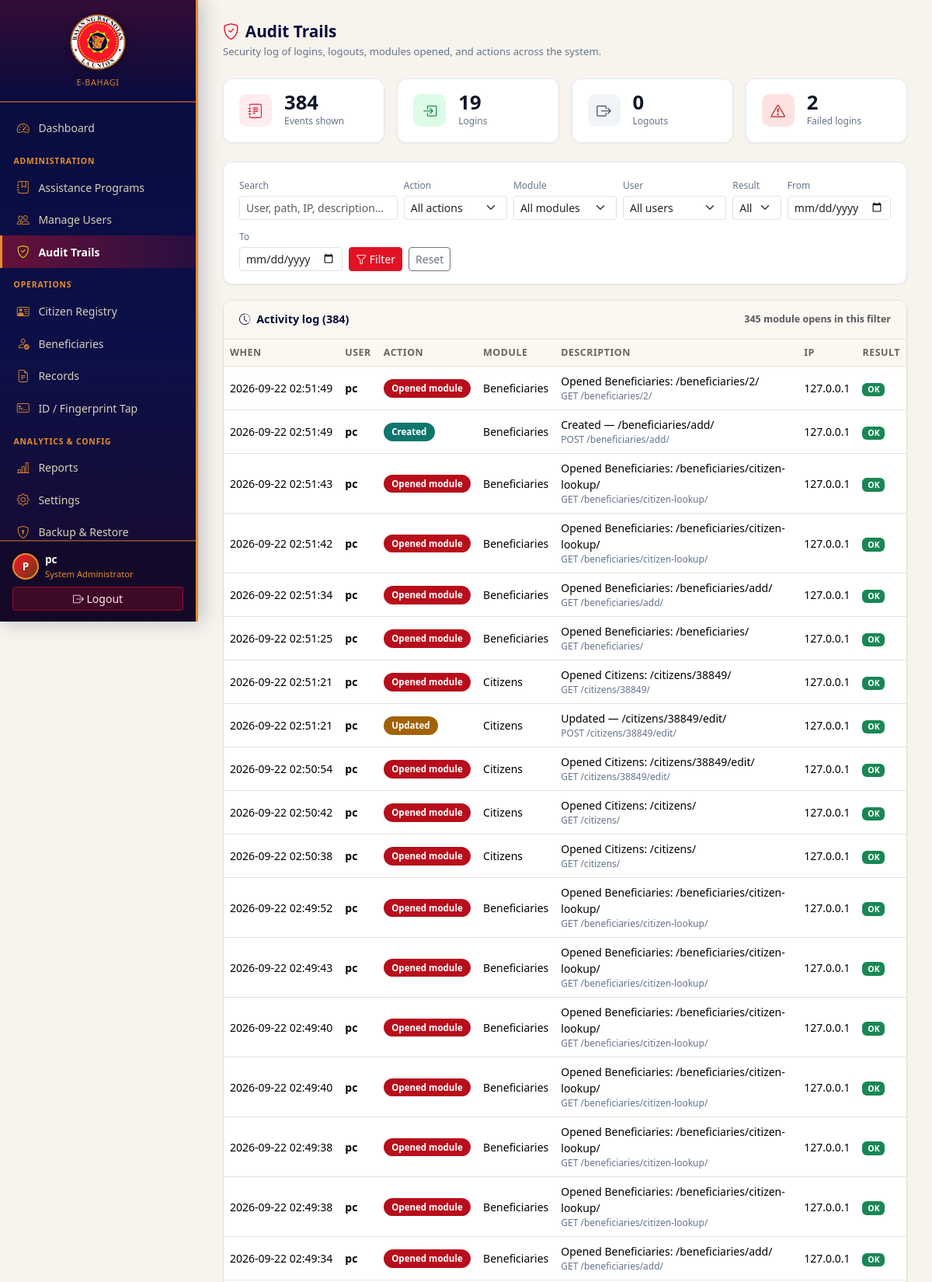
/audit-trails/?page=4&q=&action=&module=&username=&success=&date_from=&date_to= (signed in, upper part), run on the app's committed database.
### settings_mgmt/models.py (models this page shows, shortened)
class SystemLogo(models.Model):
    DEFAULT_ORG_NAME = "Humanitarian Assistance Grant Management"
    logo = models.ImageField(upload_to=system_logo_upload_path, blank=True, null=True)
    org_name = models.CharField(
        max_length=200,
        blank=True,
        default=DEFAULT_ORG_NAME,
        verbose_name="Feature / organization name",
        help_text="Shown under the logo on the login page, header, and dashboard. Easy to change anytime.",
    )
    alt_text = models.CharField(max_length=100, blank=True, default="Organization logo")
    updated_at = models.DateTimeField(auto_now=True)
    class Meta:
        verbose_name = "System Branding"
        verbose_name_plural = "System Branding"
    @classmethod
    def load(cls):
        obj, _ = cls.objects.get_or_create(pk=1)
        return obj
    @property
    def has_logo(self):
        return bool(self.logo)

### core/models.py (models this page shows, shortened)
class AuditTrail(models.Model):
    class Action(models.TextChoices):
        LOGIN = "login", "Login"
        LOGOUT = "logout", "Logout"
        LOGIN_FAILED = "login_failed", "Login failed"
        MODULE_OPEN = "module_open", "Opened module"
        CREATE = "create", "Created"
        UPDATE = "update", "Updated"
        DELETE = "delete", "Deleted"
        VIEW = "view", "Viewed"
        EXPORT = "export", "Exported"
        IMPORT = "import", "Imported"
        BACKUP = "backup", "Backup"
        RESTORE = "restore", "Restore"
        OTHER = "other", "Other"
    user = models.ForeignKey(
        settings.AUTH_USER_MODEL,
        on_delete=models.SET_NULL,
        null=True,
        blank=True,
        related_name="audit_trails",
    )
    username = models.CharField(
        max_length=150,
        blank=True,
        help_text="Stored separately so the trail remains after a user is deleted.",
    )
    action = models.CharField(max_length=20, choices=Action.choices, db_index=True)
    module = models.CharField(max_length=100, blank=True, db_index=True)
    description = models.CharField(max_length=500)
    path = models.CharField(max_length=500, blank=True)
    method = models.CharField(max_length=10, blank=True)
    ip_address = models.GenericIPAddressField(null=True, blank=True)
    user_agent = models.CharField(max_length=400, blank=True)
    success = models.BooleanField(default=True)
    created_at = models.DateTimeField(auto_now_add=True, db_index=True)
    class Meta:
        ordering = ["-created_at"]
        verbose_name = "Audit Trail"
        verbose_name_plural = "Audit Trails"
        indexes = [
            models.Index(fields=["-created_at", "action"]),
            models.Index(fields=["username", "-created_at"]),
        ]

### core/views.py (the view, shortened to what this page needs)
# urls.py: path("audit-trails/", views.audit_trails, name="audit_trails"),
@admin_required
def audit_trails(request):
    from django.core.paginator import Paginator
    from .models import AuditTrail
    qs = AuditTrail.objects.select_related("user").all()
    q = (request.GET.get("q") or "").strip()
    action = (request.GET.get("action") or "").strip()
    module = (request.GET.get("module") or "").strip()
    username = (request.GET.get("username") or "").strip()
    success = (request.GET.get("success") or "").strip()
    date_from = _parse_date(request.GET.get("date_from"))
    date_to = _parse_date(request.GET.get("date_to"))
    if action:
        qs = qs.filter(action=action)
    if module:
        qs = qs.filter(module=module)
    if username:
        qs = qs.filter(username__icontains=username)
    if success == "1":
        qs = qs.filter(success=True)
    elif success == "0":
        qs = qs.filter(success=False)
    if date_from:
        qs = qs.filter(created_at__date__gte=date_from)
    if date_to:
        qs = qs.filter(created_at__date__lte=date_to)
    total_count = qs.count()
    login_count = qs.filter(action=AuditTrail.Action.LOGIN).count()
    logout_count = qs.filter(action=AuditTrail.Action.LOGOUT).count()
    failed_count = qs.filter(action=AuditTrail.Action.LOGIN_FAILED).count()
    module_open_count = qs.filter(action=AuditTrail.Action.MODULE_OPEN).count()
    paginator = Paginator(qs, 50)
    page_obj = paginator.get_page(request.GET.get("page"))
    modules = (
        AuditTrail.objects.exclude(module="")
        .values_list("module", flat=True)
        .distinct()
        .order_by("module")
    )
    usernames = (
        AuditTrail.objects.exclude(username="")
        .values_list("username", flat=True)
        .distinct()
        .order_by("username")
    )
    context = {
        "page_obj": page_obj,
        "trails": page_obj.object_list,
        "total_count": total_count,
        "login_count": login_count,
        "logout_count": logout_count,
        "failed_count": failed_count,
        "module_open_count": module_open_count,
        "action_choices": AuditTrail.Action.choices,
        "modules": modules,
        "usernames": usernames,
        "filter_q": q,
        "filter_action": action,
        "filter_module": module,
        "filter_username": username,
        "filter_success": success,
        "filter_date_from": date_from.isoformat() if date_from else "",
        "filter_date_to": date_to.isoformat() if date_to else "",
    }
    return render(request, "core/audit_trails.html", context)

### core/templates/core/audit_trails.html (shortened to what this page needs)
{% extends "base.html" %}
{% block content %}
<div class="page-hdr mb-4">
  <div>
    <h2 class="mb-0"><i class="bi bi-shield-check text-primary me-2"></i>Audit Trails</h2>
    <p class="mb-0 mt-1" style="font-size:.82rem;color:#64748b">
      Security log of logins, logouts, modules opened, and actions across the system.
    </p>
  </div>
</div>
<div class="row g-3 mb-4">
  <div class="col-6 col-md-3">
    <div class="stat-card">
      <div class="stat-icon" style="background:#FEECEF;color:#E01224"><i class="bi bi-journal-text"></i></div>
      <div>
        <div class="stat-val">{{ total_count }}</div>
        <div class="stat-lbl">Events shown</div>
      </div>
    </div>
  </div>
  <div class="col-6 col-md-3">
    <div class="stat-card">
      <div class="stat-icon" style="background:#dcfce7;color:#15803d"><i class="bi bi-box-arrow-in-right"></i></div>
      <div>
        <div class="stat-val">{{ login_count }}</div>
        <div class="stat-lbl">Logins</div>
      </div>
    </div>
  </div>
  <div class="col-6 col-md-3">
    <div class="stat-card">
      <div class="stat-icon" style="background:#f1f5f9;color:#334155"><i class="bi bi-box-arrow-right"></i></div>
      <div>
        <div class="stat-val">{{ logout_count }}</div>
        <div class="stat-lbl">Logouts</div>
      </div>
    </div>
  </div>
  <div class="col-6 col-md-3">
    <div class="stat-card">
      <div class="stat-icon" style="background:#fee2e2;color:#b91c1c"><i class="bi bi-exclamation-triangle"></i></div>
      <div>
        <div class="stat-val">{{ failed_count }}</div>
        <div class="stat-lbl">Failed logins</div>
      </div>
    </div>
  </div>
</div>
<div class="filter-card">
  <form method="get" class="row g-2 align-items-end">
    <div class="col-12 col-md-3">
      <label class="form-label mb-1" style="font-size:.75rem;color:#64748b">Search</label>
      <input type="text" name="q" value="{{ filter_q }}" class="form-control form-control-sm" placeholder="User, path, IP, description…">
    </div>
    <div class="col-6 col-md-2">
      <label class="form-label mb-1" style="font-size:.75rem;color:#64748b">Action</label>
      <select name="action" class="form-select form-select-sm">
        <option value="">All actions</option>
      </select>
    </div>
    <div class="col-6 col-md-2">
      <label class="form-label mb-1" style="font-size:.75rem;color:#64748b">Module</label>
      <select name="module" class="form-select form-select-sm">
        <option value="">All modules</option>
      </select>
    </div>
    <div class="col-6 col-md-2">
      <label class="form-label mb-1" style="font-size:.75rem;color:#64748b">User</label>
      <select name="username" class="form-select form-select-sm">
        <option value="">All users</option>
      </select>
    </div>
    <div class="col-6 col-md-1">
      <label class="form-label mb-1" style="font-size:.75rem;color:#64748b">Result</label>
      <select name="success" class="form-select form-select-sm">
        <option value="">All</option>
      </select>
    </div>
    <div class="col-6 col-md-2">
      <label class="form-label mb-1" style="font-size:.75rem;color:#64748b">From</label>
      <input type="date" name="date_from" value="{{ filter_date_from }}" class="form-control form-control-sm">
    </div>
    <div class="col-6 col-md-2">
      <label class="form-label mb-1" style="font-size:.75rem;color:#64748b">To</label>
      <input type="date" name="date_to" value="{{ filter_date_to }}" class="form-control form-control-sm">
    </div>
    <div class="col-12 col-md-auto d-flex gap-2">
      <button type="submit" class="btn btn-primary btn-sm"><i class="bi bi-funnel"></i> Filter</button>
      <a href="{% url 'core:audit_trails' %}" class="btn btn-outline-secondary btn-sm">Reset</a>
    </div>
  </form>
</div>
<div class="panel">
  <div class="panel-hdr">
    <span><i class="bi bi-clock-history me-1"></i> Activity log ({{ total_count }})</span>
    <span class="text-muted" style="font-size:.78rem">{{ module_open_count }} module opens in this filter</span>
  </div>
  <div class="table-responsive">
    <table class="table table-hover mb-0">
      <thead>
        <tr>
          <th>When</th>
          <th>User</th>
          <th>Action</th>
          <th>Module</th>
          <th>Description</th>
          <th>IP</th>
          <th>Result</th>
        </tr>
      </thead>
      <tbody>
        {% for t in trails %}
        <tr>
          <td style="white-space:nowrap">{{ t.created_at|date:"Y-m-d H:i:s" }}</td>
          <td class="fw-semibold">{{ t.username|default:"—" }}</td>
          <td>
            <span class="action-pill action-{{ t.action }}">{{ t.get_action_display }}</span>
          </td>
          <td>{{ t.module|default:"—" }}</td>
          <td>
            <div>{{ t.description }}</div>
            {% if t.path %}<div class="path-cell" title="{{ t.method }} {{ t.path }}">{{ t.method }} {{ t.path }}</div>{% endif %}
          </td>
          <td style="white-space:nowrap">{{ t.ip_address|default:"—" }}</td>
          <td>
            {% if t.success %}
              <span class="badge bg-success">OK</span>
            {% else %}
              <span class="badge bg-danger">Failed</span>
            {% endif %}
          </td>
        </tr>
        {% endfor %}
      </tbody>
    </table>
  </div>
</div>
{% endblock %}

### templates/base.html (shortened to what this page needs)
<!DOCTYPE html>
<html lang="en">
<head>
  <link href="https://cdn.jsdelivr.net/npm/bootstrap@5.3.2/dist/css/bootstrap.min.css" rel="stylesheet">
  <link href="https://cdn.jsdelivr.net/npm/bootstrap-icons@1.11.3/font/bootstrap-icons.css" rel="stylesheet">
</head>
<body>
{% if user.is_authenticated %}
<div class="sidebar" id="appSidebar">
  <div class="sb-brand">
    {% if system_logo.has_logo %}
      <img src="{{ system_logo.logo.url }}" alt="{{ system_logo.alt_text }}" class="system-logo">
    {% else %}
      <div class="logo"><i class="bi bi-heart-pulse-fill" style="color:#FC1527"></i> e-<span>BAHAGI</span></div>
    {% endif %}
    <div class="tagline">{{ org_name }}</div>
  </div>
  <nav class="sb-nav">
    {% if user.profile.role == 'distributor' and not user.is_superuser %}
    <div class="sb-section">Ayuda Distribution</div>
    <a href="{% url 'beneficiaries:rfid' %}" class="{% if request.resolver_match.url_name == 'rfid' %}active{% endif %}">
      <i class="bi bi-credit-card-2-front"></i> ID / Fingerprint Tap
    </a>
    {% else %}
    <a href="{% url 'core:dashboard' %}" class="{% if request.resolver_match.url_name == 'dashboard' %}active{% endif %}">
      <i class="bi bi-speedometer2"></i> Dashboard
    </a>
    {% if user.is_superuser or user.profile.role == 'admin' %}
    <div class="sb-section">Administration</div>
    <a href="{% url 'programs:list' %}" class="{% if request.resolver_match.namespace == 'programs' %}active{% endif %}">
      <i class="bi bi-journal-bookmark"></i> Assistance Programs
    </a>
    <a href="{% url 'user_mgmt:list' %}" class="{% if request.resolver_match.namespace == 'user_mgmt' %}active{% endif %}">
      <i class="bi bi-people"></i> Manage Users
    </a>
    <a href="{% url 'core:audit_trails' %}" class="{% if request.resolver_match.url_name == 'audit_trails' %}active{% endif %}">
      <i class="bi bi-shield-check"></i> Audit Trails
    </a>
    {% endif %}
    <div class="sb-section">Operations</div>
    <a href="{% url 'citizens:list' %}" class="{% if request.resolver_match.namespace == 'citizens' %}active{% endif %}">
      <i class="bi bi-person-vcard"></i> Citizen Registry
    </a>
    <a href="{% url 'beneficiaries:list' %}" class="{% if request.resolver_match.namespace == 'beneficiaries' and request.resolver_match.url_name != 'rfid' %}active{% endif %}">
      <i class="bi bi-person-check"></i> Beneficiaries
    </a>
    <a href="{% url 'records:list' %}" class="{% if request.resolver_match.namespace == 'records' %}active{% endif %}">
      <i class="bi bi-file-earmark-text"></i> Records
    </a>
    <a href="{% url 'beneficiaries:rfid' %}" class="{% if request.resolver_match.url_name == 'rfid' %}active{% endif %}">
      <i class="bi bi-credit-card-2-front"></i> ID / Fingerprint Tap
    </a>
    <div class="sb-section">Analytics &amp; Config</div>
    <a href="{% url 'reports:index' %}" class="{% if request.resolver_match.namespace == 'reports' %}active{% endif %}">
      <i class="bi bi-bar-chart-line"></i> Reports
    </a>
    <a href="{% url 'settings_mgmt:settings' %}" class="{% if request.resolver_match.url_name == 'settings' %}active{% endif %}">
      <i class="bi bi-gear"></i> Settings
    </a>
    {% if user.is_superuser or user.profile.role == 'admin' %}
    <a href="{% url 'settings_mgmt:backup_restore' %}" class="{% if request.resolver_match.url_name == 'backup_restore' %}active{% endif %}">
      <i class="bi bi-shield-lock"></i> Backup &amp; Restore
    </a>
    {% endif %}
    {% endif %}
  </nav>
  <div class="sb-user">
    <div class="d-flex align-items-center gap-2 mb-2">
      <div class="sb-avatar">{{ user.username|first|upper }}</div>
      <div>
        <div class="sb-username">{{ user.get_full_name|default:user.username }}</div>
        <div class="sb-role">
          {% if user.is_superuser %}System Administrator
          {% elif user.profile.role == 'admin' %}Administrator
          {% elif user.profile.role == 'distributor' %}Ayuda Distributor
          {% else %}Staff{% endif %}
        </div>
      </div>
    </div>
    <form method="post" action="{% url 'logout' %}" class="m-0">
      <button type="submit" class="btn btn-sm w-100 sb-logout">
        <i class="bi bi-box-arrow-right"></i> Logout
      </button>
    </form>
  </div>
</div>
<main class="main">
  {% block content %}{% endblock %}
</main>
{% else %}
  {% block auth_content %}{% endblock %}
{% endif %}
</body>
</html>

### data on the page
SystemLogo: logo (picture), org_name "E-BAHAGI"
AuditTrail: created_at "2026-09-22 02:51:49", username "pc", action "Opened module", module "Beneficiaries", description "Opened Beneficiaries: /beneficiaries/2/", method "GET", path "/beneficiaries/2/", ip_address "127.0.0.1", success "OK"
AuditTrail: created_at "2026-09-22 02:51:49", username "pc", action "Created", module "Beneficiaries", description "Created — /beneficiaries/add/", method "POST", path "/beneficiaries/add/", ip_address "127.0.0.1", success "OK"
AuditTrail: created_at "2026-09-22 02:51:43", username "pc", action "Opened module", module "Beneficiaries", description "Opened Beneficiaries: /beneficiaries/citizen-lookup/", method "GET", path "/beneficiaries/citizen-lookup/", ip_address "127.0.0.1", success "OK"
AuditTrail: created_at "2026-09-22 02:51:42", username "pc", action "Opened module", module "Beneficiaries", description "Opened Beneficiaries: /beneficiaries/citizen-lookup/", method "GET", path "/beneficiaries/citizen-lookup/", ip_address "127.0.0.1", success "OK"
AuditTrail: created_at "2026-09-22 02:51:34", username "pc", action "Opened module", module "Beneficiaries", description "Opened Beneficiaries: /beneficiaries/add/", method "GET", path "/beneficiaries/add/", ip_address "127.0.0.1", success "OK"
AuditTrail: created_at "2026-09-22 02:51:25", username "pc", action "Opened module", module "Beneficiaries", description "Opened Beneficiaries: /beneficiaries/", method "GET", path "/beneficiaries/", ip_address "127.0.0.1", success "OK"
AuditTrail: created_at "2026-09-22 02:51:21", username "pc", action "Opened module", module "Citizens", description "Opened Citizens: /citizens/38849/", method "GET", path "/citizens/38849/", ip_address "127.0.0.1", success "OK"
AuditTrail: created_at "2026-09-22 02:51:21", username "pc", action "Updated", module "Citizens", description "Updated — /citizens/38849/edit/", method "POST", path "/citizens/38849/edit/", ip_address "127.0.0.1", success "OK"
AuditTrail: created_at "2026-09-22 02:50:54", username "pc", action "Opened module", module "Citizens", description "Opened Citizens: /citizens/38849/edit/", method "GET", path "/citizens/38849/edit/", ip_address "127.0.0.1", success "OK"
AuditTrail: created_at "2026-09-22 02:50:42", username "pc", action "Opened module", module "Citizens", description "Opened Citizens: /citizens/", method "GET", path "/citizens/", ip_address "127.0.0.1", success "OK"
AuditTrail: created_at "2026-09-22 02:50:38", username "pc", action "Opened module", module "Citizens", description "Opened Citizens: /citizens/", method "GET", path "/citizens/", ip_address "127.0.0.1", success "OK"
AuditTrail: created_at "2026-09-22 02:49:52", username "pc", action "Opened module", module "Beneficiaries", description "Opened Beneficiaries: /beneficiaries/citizen-lookup/", method "GET", path "/beneficiaries/citizen-lookup/", ip_address "127.0.0.1", success "OK"
AuditTrail: created_at "2026-09-22 02:49:43", username "pc", action "Opened module", module "Beneficiaries", description "Opened Beneficiaries: /beneficiaries/citizen-lookup/", method "GET", path "/beneficiaries/citizen-lookup/", ip_address "127.0.0.1", success "OK"
AuditTrail: created_at "2026-09-22 02:49:40", username "pc", action "Opened module", module "Beneficiaries", description "Opened Beneficiaries: /beneficiaries/citizen-lookup/", method "GET", path "/beneficiaries/citizen-lookup/", ip_address "127.0.0.1", success "OK"
AuditTrail: created_at "2026-09-22 02:49:40", username "pc", action "Opened module", module "Beneficiaries", description "Opened Beneficiaries: /beneficiaries/citizen-lookup/", method "GET", path "/beneficiaries/citizen-lookup/", ip_address "127.0.0.1", success "OK"
AuditTrail: created_at "2026-09-22 02:49:38", username "pc", action "Opened module", module "Beneficiaries", description "Opened Beneficiaries: /beneficiaries/citizen-lookup/", method "GET", path "/beneficiaries/citizen-lookup/", ip_address "127.0.0.1", success "OK"
AuditTrail: created_at "2026-09-22 02:49:38", username "pc", action "Opened module", module "Beneficiaries", description "Opened Beneficiaries: /beneficiaries/citizen-lookup/", method "GET", path "/beneficiaries/citizen-lookup/", ip_address "127.0.0.1", success "OK"
AuditTrail: created_at "2026-09-22 02:49:34", username "pc", action "Opened module", module "Beneficiaries", description "Opened Beneficiaries: /beneficiaries/add/", method "GET", path "/beneficiaries/add/", ip_address "127.0.0.1", success "OK"

### other printed values
{{ user.username|first|upper }} "P"
{{ user.get_full_name|default:user.username }} "pc"
{{ total_count }} "384"
{{ login_count }} "19"
{{ logout_count }} "0"
{{ failed_count }} "2"
{{ module_open_count }} "345"
